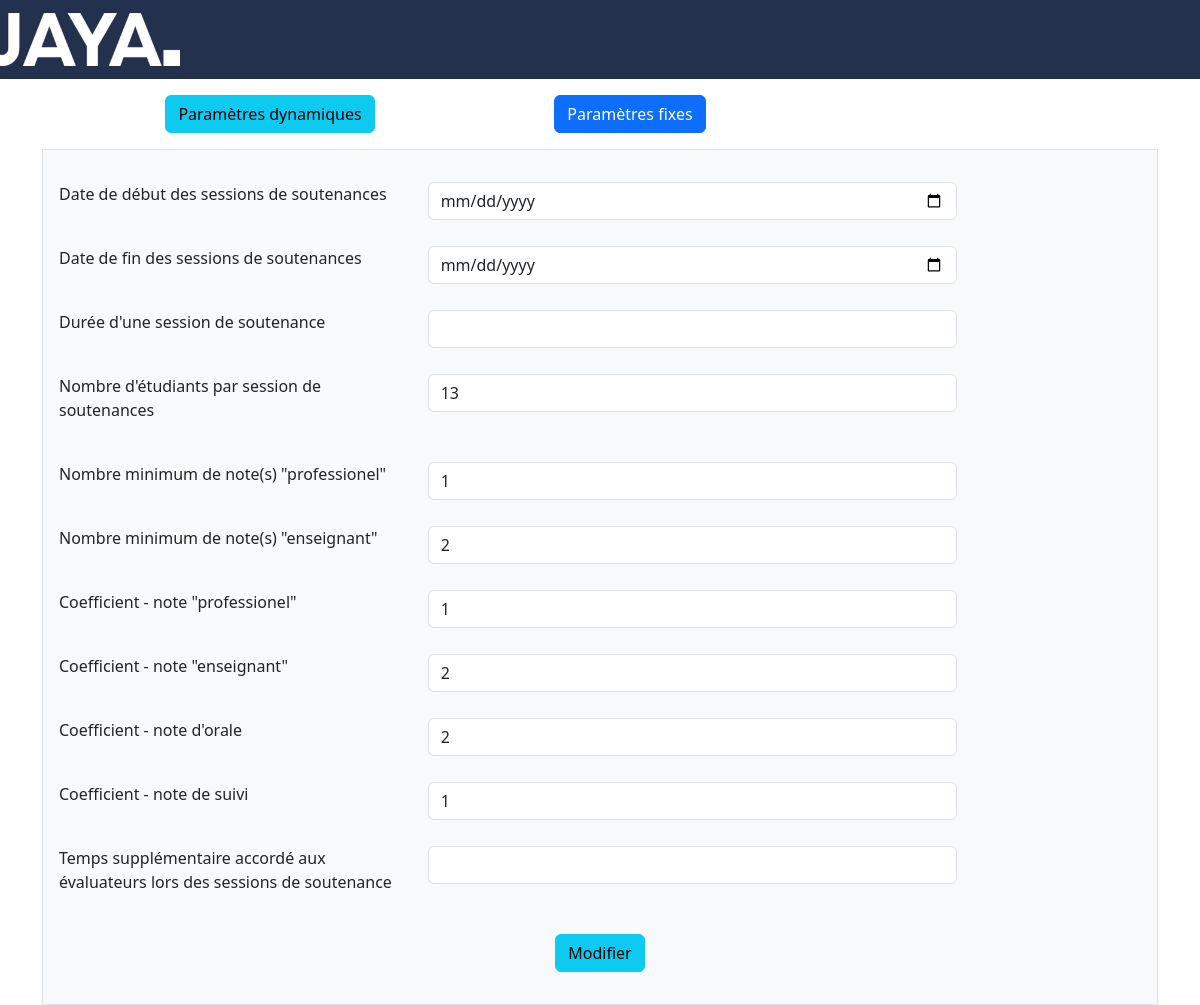
Page /pages/parametreFixe.php on the committed database.
### tables this page shows
CREATE TABLE `parametres` (
  `ID_param` int(11) NOT NULL,
  `Nom_param` varchar(80) DEFAULT NULL,
  `Description_param` varchar(255) DEFAULT NULL,
  `NbPoint_param` int(2) DEFAULT NULL
);

### pages/parametreFixe.php (the view, shortened to what this page needs)
<?php
include 'header.php';
include 'home/navigation/navbar.php';
$conn = Database::connect();
$query = "SELECT ID_param, Nom_param, Description_param FROM parametres
WHERE NbPoint_param IS NULL";
$result = $conn->query($query);
$parametres = $result->fetchall();
?>
<!DOCTYPE html>
<html lang="en">
<head>
</head>
<body>
    <div class="container">
        <div class="row align-item center  mt-3 ms-5">
            <div class="col-4 ">
                <a href="parametreDynamique.php" class="btn btn-info">Paramètres dynamiques</a>
            </div>
            <div class="col-4">
                <a href="parametreFixe.php" class="btn btn-primary">Paramètres fixes</a>
            </div>
        </div>
        <div class="bg-light mt-3 border p-3">
            <form action="updateParamFixe.php" method="post">
                <?php
                foreach ($parametres as $parametre) {
                    if ($parametre['Nom_param'] == "Date de début des sessions de soutenances" || $parametre['Nom_param'] == "Date de fin des sessions de soutenances") {
                ?>
                        <div class="row mt-3">
                            <div class=" col-4 mb-3">
                                <label for="description" class="form-label"><?= $parametre['Nom_param'] ?></label>
                            </div>
                            <div class="col-6">
                                <input type="date" class="form-control" name="description[]" value="<?= $parametre['Description_param'] ?>">
                            </div>
                        </div>
                    <?php
                    } else {
                    ?>
                        <div class="row mt-3">
                            <div class=" col-4 mb-3">
                                <label for="description" class="form-label"><?= $parametre['Nom_param'] ?></label>
                            </div>
                            <div class="col-6">
                                <input type="number" class="form-control" name="description[]" value="<?= $parametre['Description_param'] ?>">
                            </div>
                        </div>
                <?php
                    }
                }
                ?>
                <div class="text-center">
                    <button class="btn btn-info mt-3" type="submit">Modifier</button>
                </div>
            </form>
        </div>
    </div>
</body>
</html>

### pages/header.php (shortened to what this page needs)
<?php
echo '<title>JAYA</title>
<meta name="viewport" content="width=device-width, initial-scale=1"/>
<script src="https://cdn.jsdelivr.net/npm/bootstrap@5.3.0-alpha1/dist/js/bootstrap.bundle.min.js"></script>
<link href="https://cdn.jsdelivr.net/npm/bootstrap@5.3.0-alpha1/dist/css/bootstrap.min.css" rel="stylesheet">
<script src="https://code.jquery.com/jquery-3.5.1.js"></script>
<script src="https://cdn.datatables.net/1.13.2/js/jquery.dataTables.min.js"></script>
<link rel="stylesheet" href="https://cdn.datatables.net/1.13.2/css/jquery.dataTables.min.css">
<script src="https://cdn.datatables.net/buttons/2.3.4/js/dataTables.buttons.min.js"></script>
<script src="https://cdnjs.cloudflare.com/ajax/libs/jszip/3.10.1/jszip.min.js"></script>
<script src="https://cdnjs.cloudflare.com/ajax/libs/pdfmake/0.1.53/vfs_fonts.js"></script>
<script src="https://cdn.datatables.net/buttons/2.3.4/js/buttons.html5.min.js"></script>
<link rel="stylesheet" href="https://cdn.dataTables.net/buttons/2.3.4/css/buttons.dataTables.min.css">
<link rel="stylesheet" href="https://cdnjs.cloudflare.com/ajax/libs/jquery/1.12.1/jquery-ui.css" />
<script src="https://code.jquery.com/ui/1.12.1/jquery-ui.min.js"></script>
<link rel="stylesheet" href="https://cdn.jsdelivr.net/npm/bootstrap-icons@1.10.3/font/bootstrap-icons.css">
<script src=""></script>
<script src=""></script>
<link rel="stylesheet" href="">
<link rel="stylesheet" href="">
<link rel="stylesheet" href="../css/style.css">';
?>

### web/home/navigation/stylizer.php
<?php
$protocol = (!empty($_SERVER['HTTPS']) && $_SERVER['HTTPS'] !== 'off' || $_SERVER['SERVER_PORT'] == 443) ? 'https://' : 'http://';
$base_url = $protocol . $_SERVER['HTTP_HOST'] . '/Jaya/web';
$base_url_style = $protocol . $_SERVER['HTTP_HOST'] . '/Jaya/';
?>
<link rel="stylesheet" href="<?php echo $base_url_style; ?>css/style.css">
<link rel="stylesheet" href="<?php echo $base_url_style; ?>css/toastr.min.css">

### web/home/navigation/navbar.php
<?php
require_once 'stylizer.php';
if (isset($_SESSION['active_profile']) || isset($_SESSION['user_name'])) {
?>
<nav class="navbar navbar-dark navbar-expand-lg bg-body-tertiary">
  <div class="container-fluid">
    <button class="navbar-toggler" type="button" data-bs-toggle="collapse" data-bs-target="#navbarTogglerDemo01"
            aria-controls="navbarTogglerDemo01" aria-expanded="false" aria-label="Toggle navigation">
      <span class="navbar-toggler-icon"></span>
    </button>
    <div class="collapse navbar-collapse" id="navbarTogglerDemo01">
      <?php if ($_SESSION['active_profile'] <> "INVITE") { ?>
      <a class="navbar-brand" href="<?php echo $base_url; ?>/index.php"><img src="<?php echo $base_url_style; ?>images/JAYA-LOGO2.png" alt="logo_jaya"
                                                      width="180"></a>
      <?php } else { ?>
      <a class="navbar-brand"><img src="<?php echo $base_url_style; ?>images/JAYA-LOGO2.png" alt="logo_jaya"
                                                      width="180"></a>
      <?php } ?>
      <ul class="navbar-nav me-auto mb-2 mb-lg-0">
        <?php if ($_SESSION['active_profile'] == "ADMINISTRATEUR") { ?>
        <li class="nav-item">
          <a class="nav-link active" href="<?php echo $base_url; ?>/index.php">Accueil</a>
        </li>
        <li class="nav-item">
          <a class="nav-link active" href="<?php echo $base_url; ?>/home/accountManager/accountManager_administrateur.php">Comptes</a>
        </li>
        <li class="nav-item">
          <a class="nav-link active" href="<?php echo $base_url; ?>/home/soutenances/admin/administrateur.php">Soutenances</a>
        </li>
        <li class="nav-item">
          <a class="nav-link active" href="<?php echo $base_url; ?>/home/schedule/schedule_administrateur.php">Planning</a>
        </li>
        <li class="nav-item">
          <a class="nav-link active" href="<?php echo $base_url; ?>/home/suivi-recap/studentMonitoring_users.php">Suivi recap</a>
        </li>
        <li class="nav-item">
          <a class="nav-link active" href="<?php echo $base_url; ?>/home/applicationSettings/applicationSettings.php">Paramètres</a>
        </li>
      </ul>
      <ul class="navbar-nav me-0 mb-2 mb-lg-0">
        <li class="nav-item">
          <a class='nav-link active' href='#'><img id='notification-icon' src='<?php echo $base_url_style; ?>images/notification-icon2.svg' alt='logo_jaya'></a>
          <a class='nav-link active' href='<?php echo $base_url; ?>/logout.php'><img id='logout-icon' src='<?php echo $base_url_style; ?>images/logout-icon2.svg' alt='logout-icon'></a>
        </li>
      </ul>
      <?php } ?>
      <?php if ($_SESSION['active_profile'] == "RESPONSABLE UE") { ?>
        <li class="nav-item">
          <a class="nav-link active" href="<?php echo $base_url; ?>/index.php">Accueil</a>
        </li>
        <li class="nav-item">
          <a class="nav-link active" href="<?php echo $base_url; ?>/home/accountManager/accountManager_users.php">Compte</a>
        </li>
        <li class="nav-item">
          <a class="nav-link active" href="<?php echo $base_url; ?>/home/schedule/schedule_responsableUE.php">Planning</a>
        </li>
        <li class="nav-item">
          <a class="nav-link active" href="<?php echo $base_url; ?>/home/suivi-recap/studentMonitoring_users.php">Suivi recap</a>
        </li>
        </ul>
        <ul class="navbar-nav me-0 mb-2 mb-lg-0">
          <li class="nav-item">
            <a class='nav-link active' href='#'><img id='notification-icon' src="<?php echo $base_url_style; ?>images/notification-icon2.svg" alt='logo_jaya'></a>
            <a class='nav-link active' href='<?php echo $base_url; ?>/logout.php'><img id='logout-icon' src='<?php echo $base_url_style; ?>images/logout-icon2.svg' alt='logout-icon'></a>
          </li>
        </ul>
      <?php } ?>
      <?php if ($_SESSION['active_profile'] == "SCOLARITE") { ?>
        <li class="nav-item">
          <a class="nav-link active" href="<?php echo $base_url; ?>/index.php">Accueil</a>
        </li>
        <li class="nav-item">
          <a class="nav-link active" href="<?php echo $base_url; ?>/home/accountManager/accountManager_users.php">Compte</a>
        </li>
        <li class="nav-item">
          <a class="nav-link active" href="<?php echo $base_url; ?>/home/schedule/schedule_scolarite.php">Planning</a>
        </li>
        <li class="nav-item">
          <a class="nav-link active" href="<?php echo $base_url; ?>/home/guest/guestManagement_scolarite.php">Invités</a>
        </li>
        </ul>
        <ul class="navbar-nav me-0 mb-2 mb-lg-0">
          <li class="nav-item">
            <a class='nav-link active' href='#'><img id='notification-icon' src="<?php echo $base_url_style; ?>images/notification-icon2.svg" alt='logo_jaya'></a>
            <a class='nav-link active' href='<?php echo $base_url; ?>/logout.php'><img id='logout-icon' src='<?php echo $base_url_style; ?>images/logout-icon2.svg' alt='logout-icon'></a>
          </li>
        </ul>
      <?php } ?>
      <?php if ($_SESSION['active_profile'] == "TUTEUR UNIVERSITAIRE") { ?>
      <li class="nav-item">
        <a class="nav-link active" href="<?php echo $base_url; ?>/index.php">Accueil</a>
      </li>
      <li class="nav-item">
        <a class="nav-link active" href="<?php echo $base_url; ?>/home/accountManager/accountManager_users.php">Compte</a>
      </li>
      <li class="nav-item">
        <a class="nav-link active" href="<?php echo $base_url; ?>/home/soutenances/tuteurU/tuteurUniversitaire.php">Soutenances</a>
      </li>
      <li class="nav-item">
        <a class="nav-link active" href="<?php echo $base_url; ?>/home/schedule/schedule_tuteurUniversitaire.php">Planning</a>
      </li>
        <li class="nav-item">
          <a class="nav-link active" href="<?php echo $base_url; ?>/home/suivi-recap/studentMonitoring_tuteurUniversitaire.php">Suivi recap</a>
        </li>
        </ul>
        <ul class="navbar-nav me-0 mb-2 mb-lg-0">
          <li class="nav-item">
            <a class='nav-link active' href='#'><img id='notification-icon' src='<?php echo $base_url_style; ?>images/notification-icon2.svg' alt='logo_jaya'></a>
            <a class='nav-link active' href='<?php echo $base_url; ?>/logout.php'><img id='logout-icon' src='<?php echo $base_url_style; ?>images/logout-icon2.svg' alt='logout-icon'></a>
          </li>
        </ul>
      <?php } ?>
      <?php if ($_SESSION['active_profile'] == "ETUDIANT") { ?>
        <li class="nav-item">
          <a class="nav-link active" href="<?php echo $base_url; ?>/index.php">Accueil</a>
        </li>
        <li class="nav-item">
          <a class="nav-link active" href="<?php echo $base_url; ?>/home/accountManager/accountManager_users.php">Compte</a>
        </li>
        </ul>
        <ul class="navbar-nav me-0 mb-2 mb-lg-0">
          <li class="nav-item">
            <a class='nav-link active' href='#'><img id='notification-icon' src='<?php echo $base_url_style; ?>images/notification-icon2.svg' alt='logo_jaya'></a>
            <a class='nav-link active' href='<?php echo $base_url; ?>/logout.php'><img id='logout-icon' src='<?php echo $base_url_style; ?>images/logout-icon2.svg' alt='logout-icon'></a>
          </li>
        </ul>
      <?php } ?>
      <?php if ($_SESSION['active_profile'] == "INVITE" || $_SESSION['active_profile'] == "ENSEIGNANT INVITE" || $_SESSION['active_profile'] == "PROFESSIONNEL INVITE") { ?>
        </ul>
        <ul class="navbar-nav me-0 mb-2 mb-lg-0">
          <li class="nav-item">
            <a class='nav-link active' href='<?php echo $base_url; ?>/logout.php'><img id='logout-icon' src='<?php echo $base_url_style; ?>images/logout-icon2.svg' alt='logout-icon'></a>
          </li>
        </ul>
      <?php } ?>
      <ul class="navbar-nav me-0 mb-2 mb-lg-0">
        <li class="nav-item">
<?php
$chaine = $_SERVER['REQUEST_URI'];
$souchaine = "changeProfile.php";
if (strpos($chaine, $souchaine)) {
  echo "<div class='nav-link active'>";
  echo "<table>";
  echo "<tr><td><strong>" . $_SESSION['user_name'] . "</td></tr>";
  if (($_SESSION['active_profile'] != "INVITE" || $_SESSION['active_profile'] != "ENSEIGNANT INVITE" || $_SESSION['active_profile'] != "PROFESSIONNEL INVITE") && ($_SESSION['change_profile_access'] > 1)) {
    echo "<tr><td><font size=-1><a class='nav-link active'>" . $_SESSION['active_profile'] . "</a></font></td></tr>";
  } elseif (($_SESSION['active_profile'] != "INVITE" || $_SESSION['active_profile'] != "ENSEIGNANT INVITE" || $_SESSION['active_profile'] != "PROFESSIONNEL INVITE") && ($_SESSION['change_profile_access'] <= 1)) {
    echo "<tr><td><font size=-1><a class='nav-link active'>" . $_SESSION['active_profile'] . "</a></font></td></tr>";
  } elseif ($_SESSION['active_profile'] == "INVITE" || $_SESSION['active_profile'] == "ENSEIGNANT INVITE" || $_SESSION['active_profile'] == "PROFESSIONNEL INVITE") {
    echo "<tr><td><font size=-1><a class='nav-link active'>" . $_SESSION['active_profile'] . "</a></font></td></tr>";
  }
  echo "</table>";
  echo "</div>";
} else {
  echo "<div class='nav-link active'>";
  echo "<table>";
  echo "<tr><td><strong>" . $_SESSION['user_name'] . "</td></tr>";
  if (($_SESSION['active_profile'] != "INVITE" || $_SESSION['active_profile'] != "ENSEIGNANT INVITE" || $_SESSION['active_profile'] != "PROFESSIONNEL INVITE") && ($_SESSION['change_profile_access'] > 1)) {
    echo "<tr><td><font size=-1><a class='nav-link active' href=$base_url/changeProfile.php>" . $_SESSION['active_profile'] . "</a></font></td></tr>";
  } elseif (($_SESSION['active_profile'] != "INVITE" || $_SESSION['active_profile'] != "ENSEIGNANT INVITE" || $_SESSION['active_profile'] != "PROFESSIONNEL INVITE") && ($_SESSION['change_profile_access'] <= 1)) {
    echo "<tr><td><font size=-1><a class='nav-link active'>" . $_SESSION['active_profile'] . "</a></font></td></tr>";
  } elseif ($_SESSION['active_profile'] == "INVITE" || $_SESSION['active_profile'] == "ENSEIGNANT INVITE" || $_SESSION['active_profile'] == "PROFESSIONNEL INVITE") {
    echo "<tr><td><font size=-1><a class='nav-link active'>" . $_SESSION['active_profile'] . "</a></font></td></tr>";
  }
  echo "</table>";
  echo "</div>";
}
?>
        </li>
      </ul>
    </div>
  </div>
  <br>
</nav>
<?php } else { ?>
  <nav class="navbar navbar-dark navbar-expand-lg bg-body-tertiary">
    <a class="navbar-brand" href="<?php echo $base_url; ?>/index.php">
      <img src="<?php echo $base_url_style; ?>images/JAYA-LOGO2.png" alt="logo_jaya" width="180">
    </a>
    <br>
  </nav>
<?php } ?>

### css/style.css (style rules this page uses)
.navbar { background-color: #23314e !important; border-color: #23314e !important; }
.center { text-align: center; }
.noDecoration, a:link, a:visited { text-decoration: none; }

### rows in the picture
parametres: Nom_param "Date de début des sessions de soutenances"
parametres: Nom_param "Date de fin des sessions de soutenances"
parametres: Nom_param "Durée d'une session de soutenance"
parametres: Nom_param "Nombre d'étudiants par session de soutenances", Description_param "13"
parametres: Nom_param "Nombre minimum de note(s) \"professionel\"", Description_param "1"
parametres: Nom_param "Nombre minimum de note(s) \"enseignant\"", Description_param "2"
parametres: Nom_param "Coefficient - note \"professionel\"", Description_param "1"
parametres: Nom_param "Coefficient - note \"enseignant\"", Description_param "2"
parametres: Nom_param "Coefficient - note d'orale", Description_param "2"
parametres: Nom_param "Coefficient - note de suivi", Description_param "1"
parametres: Nom_param "Temps supplémentaire accordé aux évaluateurs lors des sessions de soutenance"
